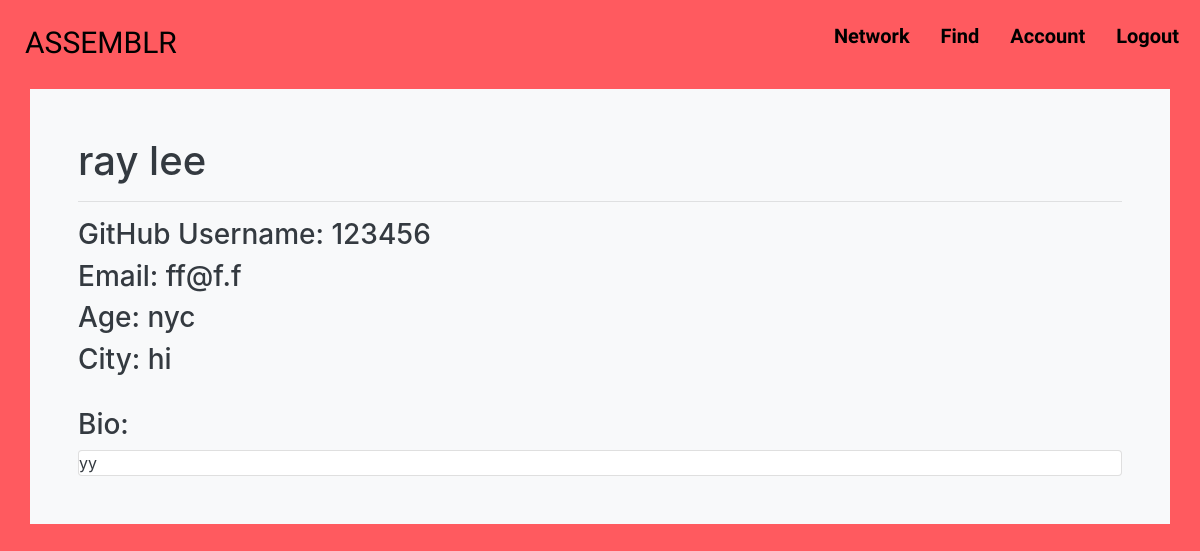
The page /profile/0 (signed in) on the database its author committed.
### utl/models.py (models this page shows, shortened)
class User(db.Model):
    uid = db.Column(db.Integer, primary_key=True)
    firstname = db.Column(db.Text, nullable=False)
    lastname = db.Column(db.Text, nullable=False)
    email = db.Column(db.String(200), unique=True, nullable=False)
    github = db.Column(db.String(200), unique=True, nullable=False)
    password = db.Column(db.Text, nullable=False)
    age = db.Column(db.Integer, nullable=False)
    city = db.Column(db.Text, nullable=False)
    bio = db.Column(db.Text, nullable=False)

### assemblr.py (the view)
@app.route("/profile/<uid>")
@login_required
def profile(uid):
    user = User.query.filter_by(uid=uid).first()
    return render_template(
        "profile.html",
        user=user
    )

### assemblr.py (called while the page is built)
def login_required(f):
    @wraps(f)
    def decorated_function(*args, **kwargs):
        if "uid" not in session:
            flash("You must be logged in to view this page", "error")
            return redirect(url_for('root'))
        return f(*args, **kwargs)
    return decorated_function

### templates/profile.html (shortened to what this page needs)
{% extends "base.html" %}
{% block navItems %}
<th><a href="/network">Network</a></th>
<th><a href="/find">Find</a></th>
{% endblock %}
{% block body %}
<div class="mt-4">
    <div class="container p-5 bg-light text-dark" style="width: 100rem;">
        <h1>{{user.firstname}} {{user.lastname}}</h1>
        <hr>
        <h3>GitHub Username: {{user.github}}</h3>
        <h3>Email: {{user.email}}</h3>
        <h3>Age: {{user.age}}</h3>
        <h3>City: {{user.city}}</h3>
        <br>
        <h3>Bio:</h3>
        <div class="card">{{user.bio}}</div>
    </div>
</div>
{% endblock %}

### static/css/style.css (style rules this page uses)
html { scroll-behavior: smooth; scrollbar-width: none; -ms-overflow-style: none; }

### static/css/nav.css (style rules this page uses)
nav a { font-size: 20px; display: block; color: black; font-weight: bold; text-decoration: none; transition: 0.3s; cursor: pointer; }
.nav-content table th { padding-left: 30px; }

### rows shown on the page
User: firstname "ray", lastname "lee", github "123456", email "ff@f.f", age "nyc", city "hi", bio "yy"
